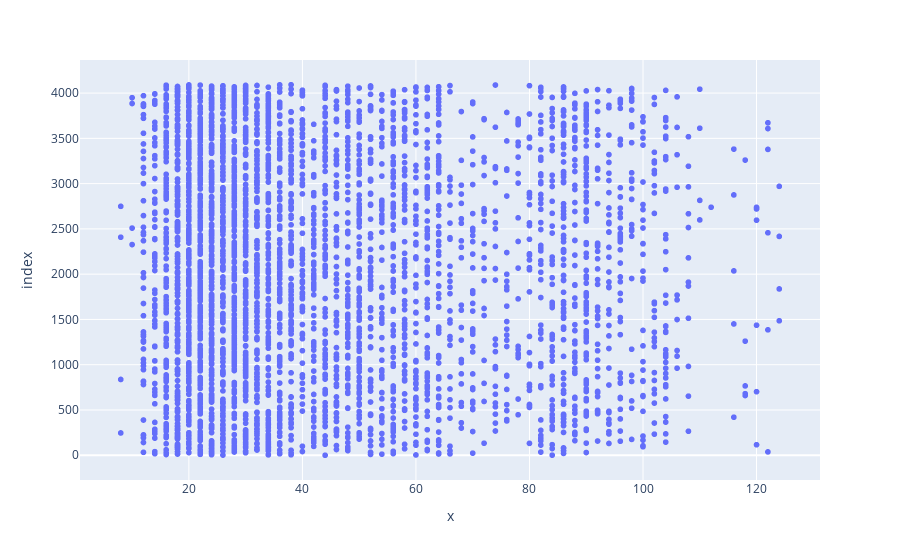

The cell this chart's notebook holds for it:
### Code cell
fig = px.scatter(min_dims_data.loc[:,'PC0'],min_dims_data.loc[:,'QUANTITY_SOLD'])
fig.show()

### Figure 1 — Plotly figure (JSON) as saved in the notebook; plotly's stock layout.template omitted (floating-point values rounded to 4 significant figures; data arrays with more than 128 entries replaced by an {"elided": "..."} marker saying what was removed)
{"data": [{"hovertemplate": "x=%{x}<br>index=%{y}<extra></extra>", "legendgroup": "", "marker": {"color": "#636efa", "symbol": "circle"}, "mode": "markers", "name": "", "showlegend": false, "type": "scattergl", "x": {"elided": "4093 int values"}, "xaxis": "x", "y": {"elided": "4093 int values"}, "yaxis": "y"}], "layout": {"legend": {"tracegroupgap": 0}, "margin": {"t": 60}, "xaxis": {"anchor": "y", "domain": [0, 1], "title": {"text": "x"}}, "yaxis": {"anchor": "x", "domain": [0, 1], "title": {"text": "index"}}}}
